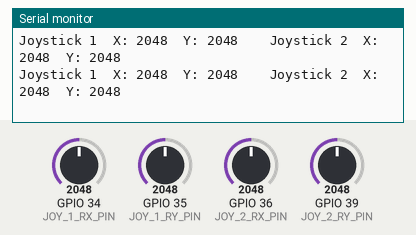
Bench run of a sketch on a simulated ESP32. On the bench: the last lines printed to the serial monitor. The test bench sets the inputs (shaded band); at power-on: GPIO 34 (JOY_1_RX_PIN) = 2048, GPIO 35 (JOY_1_RY_PIN) = 2048, GPIO 36 (JOY_2_RX_PIN) = 2048, GPIO 39 (JOY_2_RY_PIN) = 2048.

Above: at 1.8 s.
1.9 s: GPIO 34 (JOY_1_RX_PIN) set to 2866
At 2.8 s:
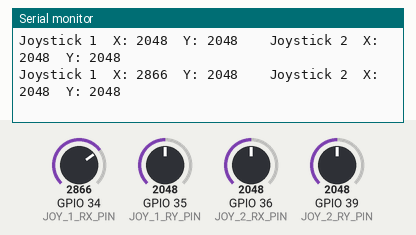
3.4 s: GPIO 35 (JOY_1_RY_PIN) set to 2866
At 4.7 s:
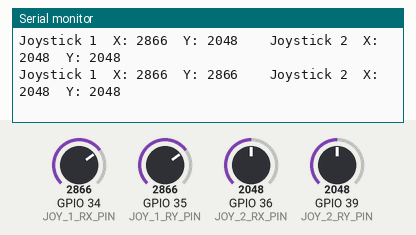
4.9 s: GPIO 36 (JOY_2_RX_PIN) set to 2866
At 5.5 s:
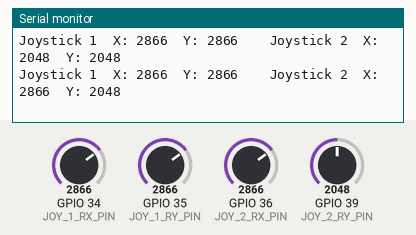
6.4 s: GPIO 39 (JOY_2_RY_PIN) set to 2866
At 7.7 s:
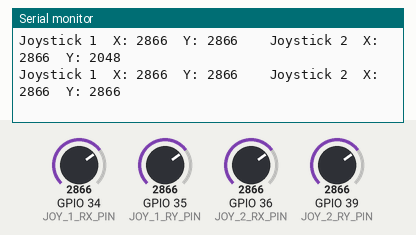
7.9 s: GPIO 34 (JOY_1_RX_PIN) set to 3972
At 8.8 s:
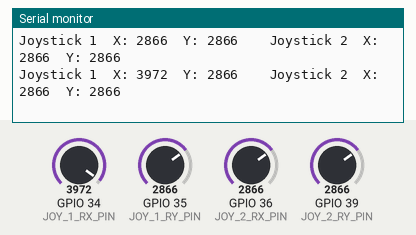
9.4 s: GPIO 35 (JOY_1_RY_PIN) set to 3972
At 10.7 s:
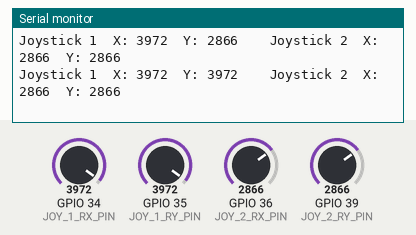
Timing chart, 0 to 11.9 s (numbered marks = the images above; inputs shaded):
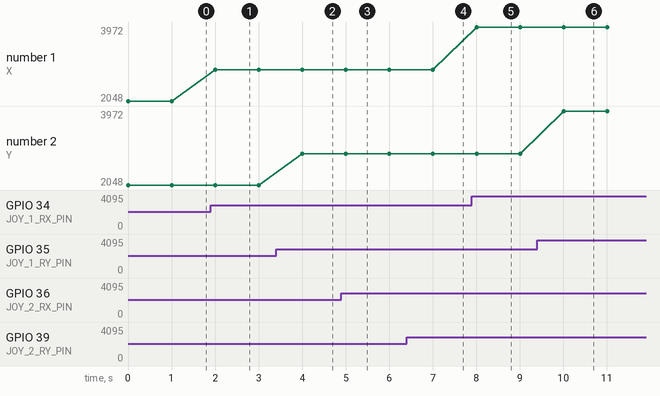

The sketch:

esp32-joystick.ino
```cpp
#define JOY_1_RX_PIN 34
#define JOY_1_RY_PIN 35
#define JOY_2_RX_PIN 36
#define JOY_2_RY_PIN 39

void setup() {
  Serial.begin(9600);
}

void loop() {
  int x1 = analogRead(JOY_1_RX_PIN);
  int y1 = analogRead(JOY_1_RY_PIN);
  int x2 = analogRead(JOY_2_RX_PIN);
  int y2 = analogRead(JOY_2_RY_PIN);

  Serial.print("Joystick 1\tX: ");
  Serial.print(x1);
  Serial.print("\tY: ");
  Serial.print(y1);
  Serial.print("\t\tJoystick 2\tX: ");
  Serial.print(x2);
  Serial.print("\tY: ");
  Serial.println(y2);

  delay(1000);
}
```

Measured:
- after the input at 1.9 s, the serial monitor: prints a new line after 0.10 s (image 1)
- after the input at 3.4 s, the serial monitor: prints a new line after 0.60 s (image 2)
- after the input at 4.9 s, the serial monitor: prints a new line after 0.10 s (image 3)
- after the input at 6.4 s, the serial monitor: prints a new line after 0.61 s (image 4)
- after the input at 7.9 s, the serial monitor: prints a new line after 0.11 s (image 5)
- after the input at 9.4 s, the serial monitor: prints a new line after 0.61 s (image 6)
- plotted number 1: 2048 → 2866 after the input at 1.9 s, 2866 → 3972 after the input at 7.9 s
